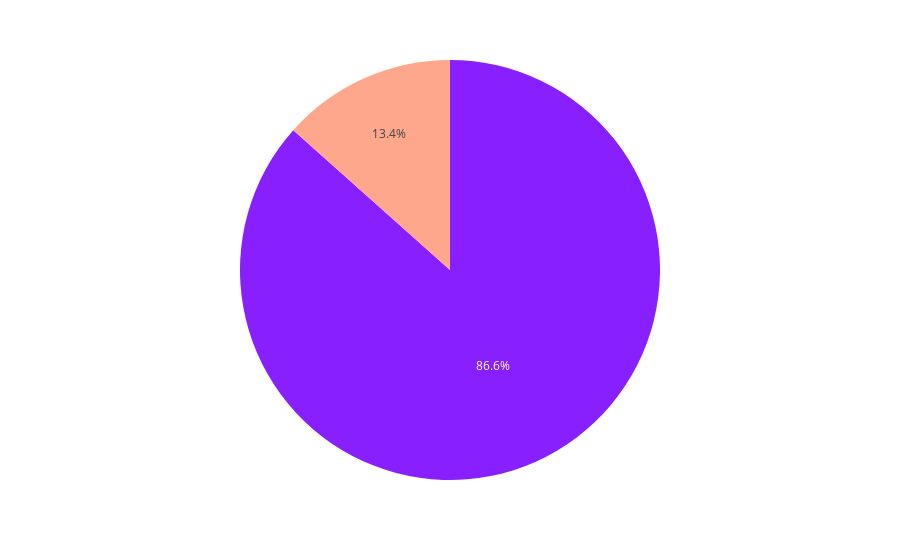

Notebook source saved alongside this figure:
### Code cell
fig = px.pie(df.class_label.value_counts(),labels='index', values='class_label', color="class_label", color_discrete_sequence=["#871fff","#ffa78c"] )
fig.show()

### Figure 1 — Plotly figure (JSON) as saved in the notebook; plotly's stock layout.template omitted (floating-point values rounded to 4 significant figures)
{"data": [{"customdata": [[4825], [747]], "domain": {"x": [0, 1], "y": [0, 1]}, "hovertemplate": "class_label=%{customdata[0]}<extra></extra>", "legendgroup": "", "marker": {"colors": ["#871fff", "#ffa78c"]}, "name": "", "showlegend": false, "type": "pie", "values": [4825, 747]}], "layout": {"legend": {"tracegroupgap": 0}, "margin": {"t": 60}, "piecolorway": ["#871fff", "#ffa78c"]}}
